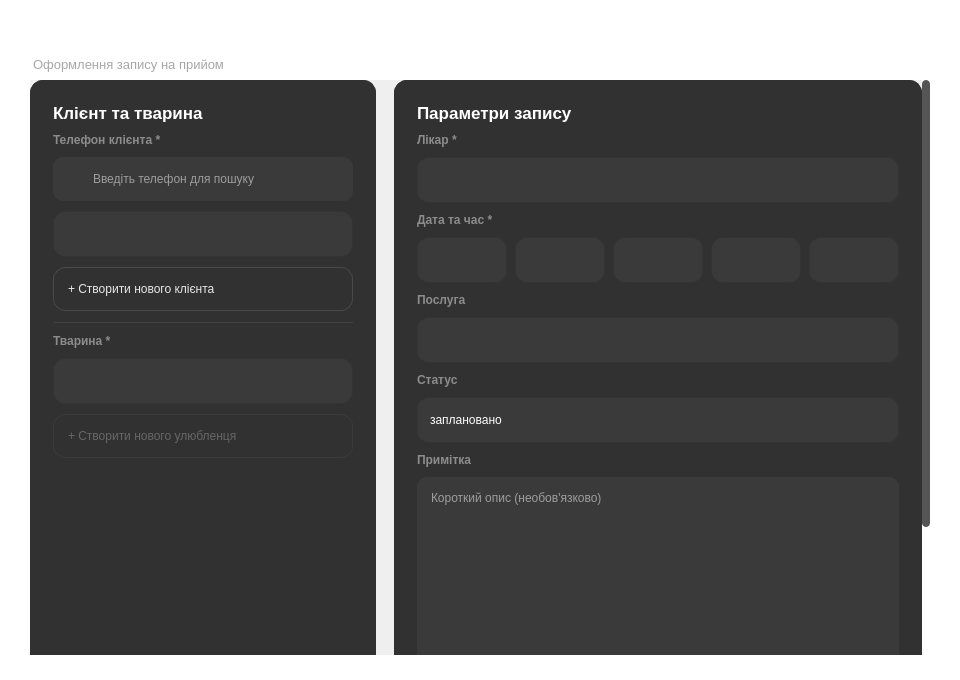
<?xml version="1.0" encoding="UTF-8"?>
<ui version="4.0">
 <class>QuickAppointmentView</class>
 <widget class="QWidget" name="QuickAppointmentView">
  <property name="geometry">
   <rect>
    <x>0</x>
    <y>0</y>
    <width>960</width>
    <height>680</height>
   </rect>
  </property>
  <property name="styleSheet">
   <string>
    QWidget#QuickAppointmentView { background: transparent; }

    QLabel#titleLabel {
      color: white;
      font-size: 28px;
      font-weight: bold;
    }
    QLabel#subtitleLabel {
      color: #A7A7A7;
      font-size: 13px;
      margin-bottom: 8px;
    }

    QFrame#clientCard, QFrame#paramsCard, QFrame#bottomBar {
      background-color: #313131;
      border-radius: 12px;
      border: 1px solid #303030;
    }

    QLabel#clientCardTitle, QLabel#paramsCardTitle {
      color: white;
      font-size: 17px;
      font-weight: 600;
    }
    QLabel#phoneHeaderLabel, QLabel#petHeaderLabel,
    QLabel#staffHeaderLabel, QLabel#dateHeaderLabel,
    QLabel#serviceHeaderLabel, QLabel#statusHeaderLabel,
    QLabel#descriptionHeaderLabel {
      color: #8C8C8C;
      font-size: 12px;
      font-weight: 600;
    }
    QLabel#errorLabel  { color: #FF6B6B; font-size: 13px; }
    QLabel#hintLabel   { color: #B5B5B5; }

    QLineEdit#phoneEdit {
      background-color: #3A3A3A;
      color: white;
      border: none;
      border-radius: 10px;
      padding: 0px 14px 0px 38px;
      min-height: 44px;
    }

    QComboBox {
      background-color: #3A3A3A;
      color: white;
      border: 1px solid #343434;
      border-radius: 12px;
      min-height: 44px;
      padding: 0 12px;
    }
    QComboBox::drop-down  { border: none; width: 20px; }
    QComboBox::down-arrow { image: none; }
    QComboBox QAbstractItemView {
      background-color: #2B2B2B;
      color: white;
      selection-background-color: #3A3A3A;
      border: 1px solid #4A4A4A;
      outline: none;
    }

    QPushButton#addClientBtn, QPushButton#addPetBtn {
      background-color: transparent;
      border: 1px solid #4A4A4A;
      border-radius: 12px;
      color: #E8E8E8;
      min-height: 42px;
      text-align: left;
      padding: 0 14px;
    }
    QPushButton#addClientBtn:hover { background-color: #3A3A3A; }
    QPushButton#addPetBtn:hover    { background-color: #3A3A3A; }
    QPushButton#addPetBtn:disabled { color: #666666; border-color: #3A3A3A; }

    QPushButton#cancelBtn {
      background-color: #3A3A3A;
      border: none;
      border-radius: 12px;
      color: #C0C0C0;
      min-height: 44px;
      min-width: 140px;
      font-weight: 600;
    }
    QPushButton#cancelBtn:hover { background-color: #4A4A4A; }

    QPushButton#saveBtn {
      background-color: #3A3A3A;
      border: 1.5px solid #1b810d;
      border-radius: 12px;
      color: white;
      min-height: 48px;
      min-width: 180px;
      font-weight: 600;
    }
    QPushButton#saveBtn:hover { background-color: #454545; }

    QPlainTextEdit {
      background-color: #3A3A3A;
      color: white;
      border: none;
      border-radius: 10px;
      padding: 10px;
    }

    QScrollArea { background: transparent; border: none; }
    QScrollBar:vertical {
      background: transparent;
      width: 8px;
      margin: 0;
    }
    QScrollBar::handle:vertical {
      background: #555555;
      border-radius: 4px;
      min-height: 28px;
    }
    QScrollBar::add-line:vertical, QScrollBar::sub-line:vertical { height: 0; }
    QScrollBar::add-page:vertical, QScrollBar::sub-page:vertical { background: transparent; }
   </string>
  </property>

  <layout class="QVBoxLayout" name="mainLayout">
   <property name="leftMargin"><number>30</number></property>
   <property name="topMargin"><number>25</number></property>
   <property name="rightMargin"><number>30</number></property>
   <property name="bottomMargin"><number>25</number></property>
   <property name="spacing"><number>0</number></property>

   <!-- Page title -->
   <item>
    <widget class="QLabel" name="titleLabel">
     <property name="text"><string>Швидкий запис</string></property>
    </widget>
   </item>

   <!-- Page subtitle -->
   <item>
    <widget class="QLabel" name="subtitleLabel">
     <property name="text"><string>Оформлення запису на прийом</string></property>
     <property name="margin"><number>6</number></property>
    </widget>
   </item>

   <!-- Scrollable content area -->
   <item>
    <widget class="QScrollArea" name="scrollArea">
     <property name="widgetResizable"><bool>true</bool></property>
     <property name="frameShape"><enum>QFrame::NoFrame</enum></property>
     <property name="horizontalScrollBarPolicy"><enum>Qt::ScrollBarAlwaysOff</enum></property>

     <widget class="QWidget" name="scrollAreaWidgetContents">
      <property name="geometry">
       <rect><x>0</x><y>0</y><width>900</width><height>600</height></rect>
      </property>

      <layout class="QVBoxLayout" name="contentLayout">
       <property name="leftMargin"><number>0</number></property>
       <property name="topMargin"><number>0</number></property>
       <property name="rightMargin"><number>0</number></property>
       <property name="bottomMargin"><number>0</number></property>
       <property name="spacing"><number>16</number></property>

       <!-- Two-column card row -->
       <item>
        <layout class="QHBoxLayout" name="cardsLayout">
         <property name="spacing"><number>18</number></property>

         <!-- ===== LEFT CARD: Client & Pet ===== -->
         <item>
          <widget class="QFrame" name="clientCard">
           <layout class="QVBoxLayout" name="clientCardLayout">
            <property name="leftMargin"><number>22</number></property>
            <property name="topMargin"><number>22</number></property>
            <property name="rightMargin"><number>22</number></property>
            <property name="bottomMargin"><number>22</number></property>
            <property name="spacing"><number>10</number></property>

            <item>
             <widget class="QLabel" name="clientCardTitle">
              <property name="text"><string>Клієнт та тварина</string></property>
             </widget>
            </item>

            <!-- Phone search -->
            <item>
             <widget class="QLabel" name="phoneHeaderLabel">
              <property name="text"><string>Телефон клієнта *</string></property>
             </widget>
            </item>
            <item>
             <widget class="QLineEdit" name="phoneEdit">
              <property name="placeholderText"><string>Введіть телефон для пошуку</string></property>
              <property name="minimumHeight"><number>44</number></property>
             </widget>
            </item>

            <!-- Client matches combo -->
            <item>
             <widget class="QComboBox" name="clientCombo">
              <property name="minimumHeight"><number>44</number></property>
             </widget>
            </item>

            <!-- Add new client ghost button -->
            <item>
             <widget class="QPushButton" name="addClientBtn">
              <property name="text"><string>+ Створити нового клієнта</string></property>
              <property name="minimumHeight"><number>42</number></property>
             </widget>
            </item>

            <!-- Thin separator line -->
            <item>
             <widget class="QFrame" name="separatorLine">
              <property name="frameShape"><enum>QFrame::HLine</enum></property>
              <property name="frameShadow"><enum>QFrame::Plain</enum></property>
              <property name="styleSheet">
               <string>QFrame { color: rgba(255,255,255,20); }</string>
              </property>
             </widget>
            </item>

            <!-- Pet selection -->
            <item>
             <widget class="QLabel" name="petHeaderLabel">
              <property name="text"><string>Тварина *</string></property>
             </widget>
            </item>
            <item>
             <widget class="QComboBox" name="petCombo">
              <property name="minimumHeight"><number>44</number></property>
             </widget>
            </item>

            <!-- Add new pet ghost button -->
            <item>
             <widget class="QPushButton" name="addPetBtn">
              <property name="text"><string>+ Створити нового улюбленця</string></property>
              <property name="minimumHeight"><number>42</number></property>
              <property name="enabled"><bool>false</bool></property>
             </widget>
            </item>

            <!-- Push cards to top -->
            <item>
             <spacer name="clientCardSpacer">
              <property name="orientation"><enum>Qt::Vertical</enum></property>
              <property name="sizeHint" stdset="0">
               <size><width>20</width><height>40</height></size>
              </property>
             </spacer>
            </item>

           </layout>
          </widget>
         </item>

         <!-- ===== RIGHT CARD: Appointment parameters ===== -->
         <item>
          <widget class="QFrame" name="paramsCard">
           <layout class="QVBoxLayout" name="paramsCardLayout">
            <property name="leftMargin"><number>22</number></property>
            <property name="topMargin"><number>22</number></property>
            <property name="rightMargin"><number>22</number></property>
            <property name="bottomMargin"><number>22</number></property>
            <property name="spacing"><number>10</number></property>

            <item>
             <widget class="QLabel" name="paramsCardTitle">
              <property name="text"><string>Параметри запису</string></property>
             </widget>
            </item>

            <!-- Doctor (staff) -->
            <item>
             <widget class="QLabel" name="staffHeaderLabel">
              <property name="text"><string>Лікар *</string></property>
             </widget>
            </item>
            <item>
             <widget class="QComboBox" name="staffCombo">
              <property name="minimumHeight"><number>44</number></property>
             </widget>
            </item>

            <!-- Date &amp; time pickers -->
            <item>
             <widget class="QLabel" name="dateHeaderLabel">
              <property name="text"><string>Дата та час *</string></property>
             </widget>
            </item>
            <item>
             <layout class="QHBoxLayout" name="dateTimeLayout">
              <property name="spacing"><number>8</number></property>
              <item>
               <widget class="QComboBox" name="dayCombo">
                <property name="minimumHeight"><number>44</number></property>
               </widget>
              </item>
              <item>
               <widget class="QComboBox" name="monthCombo">
                <property name="minimumHeight"><number>44</number></property>
               </widget>
              </item>
              <item>
               <widget class="QComboBox" name="yearCombo">
                <property name="minimumHeight"><number>44</number></property>
               </widget>
              </item>
              <item>
               <widget class="QComboBox" name="hourCombo">
                <property name="minimumHeight"><number>44</number></property>
               </widget>
              </item>
              <item>
               <widget class="QComboBox" name="minuteCombo">
                <property name="minimumHeight"><number>44</number></property>
               </widget>
              </item>
             </layout>
            </item>

            <!-- Service -->
            <item>
             <widget class="QLabel" name="serviceHeaderLabel">
              <property name="text"><string>Послуга</string></property>
             </widget>
            </item>
            <item>
             <widget class="QComboBox" name="serviceCombo">
              <property name="minimumHeight"><number>44</number></property>
             </widget>
            </item>

            <!-- Status -->
            <item>
             <widget class="QLabel" name="statusHeaderLabel">
              <property name="text"><string>Статус</string></property>
             </widget>
            </item>
            <item>
             <widget class="QComboBox" name="statusCombo">
              <property name="minimumHeight"><number>44</number></property>
              <item><property name="text"><string>заплановано</string></property></item>
              <item><property name="text"><string>виконано</string></property></item>
              <item><property name="text"><string>скасовано</string></property></item>
             </widget>
            </item>

            <!-- Description -->
            <item>
             <widget class="QLabel" name="descriptionHeaderLabel">
              <property name="text"><string>Примітка</string></property>
             </widget>
            </item>
            <item>
             <widget class="QPlainTextEdit" name="descriptionEdit">
              <property name="placeholderText"><string>Короткий опис (необов'язково)</string></property>
              <property name="minimumHeight"><number>90</number></property>
              <property name="maximumHeight"><number>160</number></property>
             </widget>
            </item>

            <!-- Inline error message -->
            <item>
             <widget class="QLabel" name="errorLabel">
              <property name="text"><string></string></property>
              <property name="visible"><bool>false</bool></property>
              <property name="wordWrap"><bool>true</bool></property>
              <property name="alignment"><set>Qt::AlignHCenter|Qt::AlignVCenter</set></property>
             </widget>
            </item>

           </layout>
          </widget>
         </item>

        </layout>
       </item>

       <!-- ===== BOTTOM ACTION BAR ===== -->
       <item>
        <widget class="QFrame" name="bottomBar">
         <layout class="QHBoxLayout" name="bottomBarLayout">
          <property name="leftMargin"><number>22</number></property>
          <property name="topMargin"><number>16</number></property>
          <property name="rightMargin"><number>22</number></property>
          <property name="bottomMargin"><number>16</number></property>
          <property name="spacing"><number>12</number></property>

          <item>
           <widget class="QLabel" name="hintLabel">
            <property name="text"><string>Після збереження ви повернетесь на попередню сторінку.</string></property>
            <property name="wordWrap"><bool>true</bool></property>
           </widget>
          </item>
          <item>
           <spacer name="bottomBarSpacer">
            <property name="orientation"><enum>Qt::Horizontal</enum></property>
            <property name="sizeHint" stdset="0">
             <size><width>40</width><height>20</height></size>
            </property>
           </spacer>
          </item>
          <item>
           <widget class="QPushButton" name="cancelBtn">
            <property name="text"><string>Скасувати</string></property>
            <property name="minimumWidth"><number>140</number></property>
            <property name="minimumHeight"><number>44</number></property>
           </widget>
          </item>
          <item>
           <widget class="QPushButton" name="saveBtn">
            <property name="text"><string>Підтвердити запис</string></property>
            <property name="minimumWidth"><number>180</number></property>
            <property name="minimumHeight"><number>48</number></property>
           </widget>
          </item>
         </layout>
        </widget>
       </item>

      </layout>
     </widget>
    </widget>
   </item>

  </layout>
 </widget>
 <resources/>
 <connections/>
</ui>
